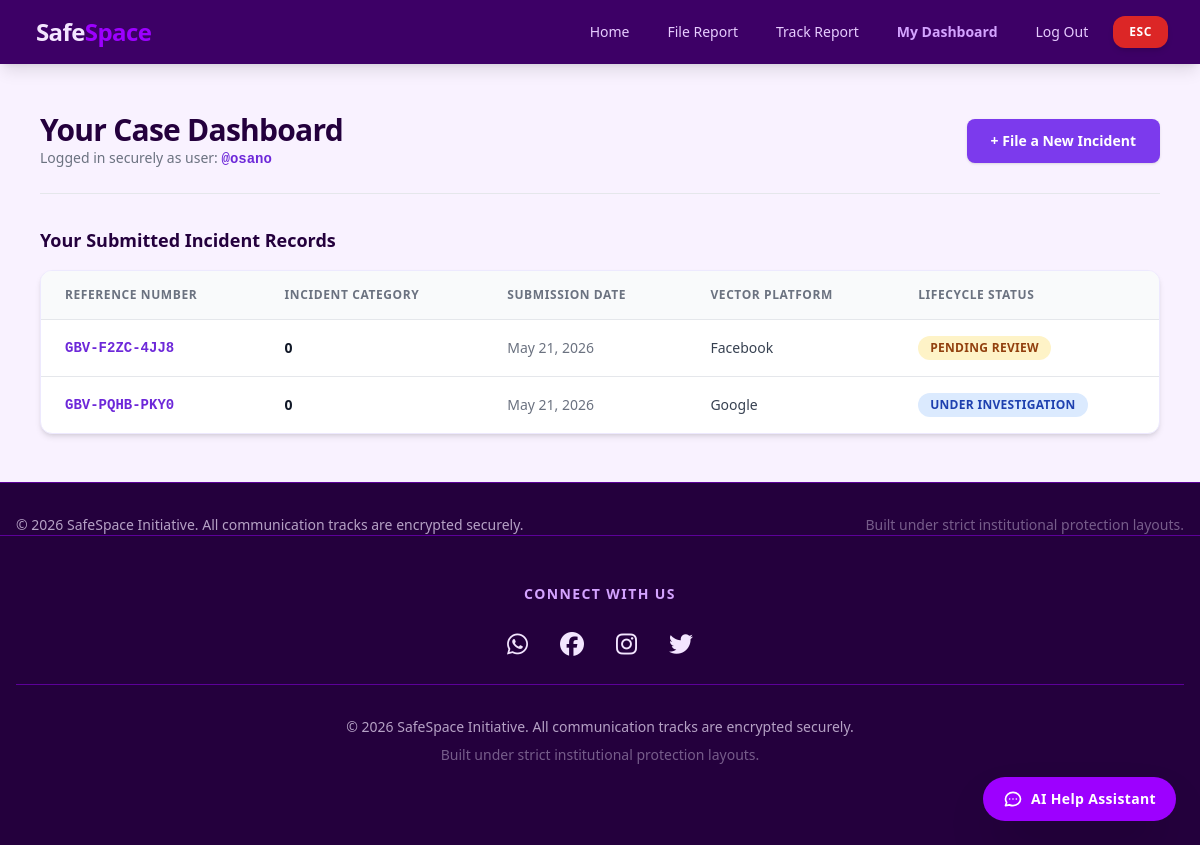
/dashboard/ (signed in), run on an earlier commit of the app's database.
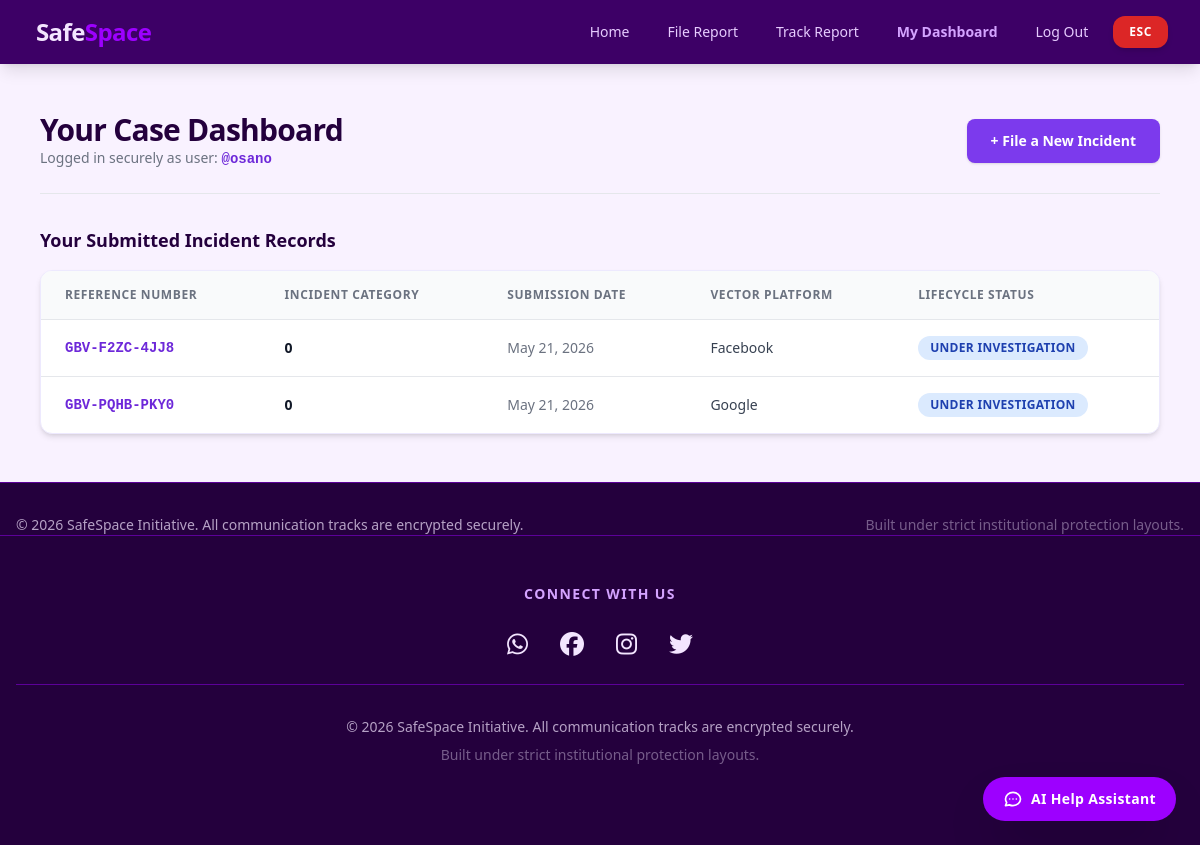
And on a later commit of the database.
### reports/models.py (models this page shows, shortened)
class IncidentReport(models.Model):
    CATEGORY_CHOICES = [
        ('cyberstalking', 'Cyberstalking & Harassment'),
        ('doxing', 'Non-Consensual Image Sharing / DoXing'),
        ('impersonation', 'Impersonation & Identity Theft'),
        ('threats', 'Online Threats & Hate Speech'),
        ('other', 'Other Forms of Online Abuse'),
        ('children_home_support', 'Children\'s Home Support'),
    ]
    STATUS_CHOICES = [
        ('pending', 'Pending Review'),
        ('under_review', 'Under Investigation'),
        ('action_taken', 'Action Taken / Resolved'),
        ('closed', 'Closed'),
    ]
    URGENCY_CHOICES = [
        ('low', 'Low Priority'),
        ('medium', 'Medium Priority'),
        ('high', 'High Priority'),
        ('critical', 'Critical Intervention Required'),
    ]
    LEVEL_CHOICES = [
        (0, 'Unassigned'),
        (1, 'Initial Review'),
        (2, 'Escalated/Urgent'),
        (3, 'Resolved')
    ]
    reference_number = models.CharField(max_length=14, unique=True, editable=False, db_index=True)
    case_access_pin = models.CharField(max_length=6, editable=False)
    reporter_profile = models.ForeignKey(User, on_delete=models.SET_NULL, blank=True, null=True)
    incident_category = models.CharField(max_length=100, choices=CATEGORY_CHOICES)
    description = models.TextField()
    incident_date = models.DateField(null=True, blank=True)
    platform_used = models.CharField(max_length=100)
    evidence_attachment = models.FileField(upload_to='evidence/%Y/%m/%d/', blank=True, null=True)
    level = models.IntegerField(choices=LEVEL_CHOICES, default=0)
    assigned_department = models.ForeignKey(Department, on_delete=models.SET_NULL, null=True, blank=True)
    assigned_to = models.ForeignKey(User, on_delete=models.SET_NULL, null=True, blank=True, related_name='assigned_cases')
    assigned_home = models.ForeignKey(ChildrensHome, on_delete=models.SET_NULL, null=True, blank=True)
    reporter_type = models.CharField(max_length=20, default='self')
    allow_contact = models.BooleanField(default=False)
    gender = models.CharField(max_length=5, default='P')
    age_group = models.CharField(max_length=10, blank=True, null=True)
    disability = models.CharField(max_length=20, default='none')
    reporter_name = models.CharField(max_length=100, blank=True, null=True)
    reporter_email = models.EmailField(blank=True, null=True)
    reporter_phone = models.CharField(max_length=20, blank=True, null=True)
    ai_classified_category = models.CharField(max_length=50, blank=True, null=True)
    ai_urgency_score = models.CharField(max_length=20, choices=URGENCY_CHOICES, default='low')
    ai_research_insights = models.TextField(blank=True, null=True)
    status = models.CharField(max_length=20, choices=STATUS_CHOICES, default='pending')
    admin_notes = models.TextField(blank=True, null=True)
    created_at = models.DateTimeField(auto_now_add=True)
    updated_at = models.DateTimeField(auto_now=True)

### core/views.py (the view)
# urls.py: path('dashboard/', views.user_dashboard, name='user_dashboard'),
@login_required
def user_dashboard(request):
    user_reports = IncidentReport.objects.filter(reporter_profile=request.user).order_by('-created_at')
    return render(request, 'reports/dashboard.html', {'reports': user_reports})

### reports/templates/reports/dashboard.html (shortened to what this page needs)
{% extends 'base.html' %}
{% block content %}
<div class="max-w-6xl mx-auto px-4 py-12 space-y-8">
    <div class="flex flex-col sm:flex-row sm:items-center sm:justify-between gap-4 border-b border-gray-200 pb-6">
        <div>
            <h1 class="text-3xl font-black text-velvet-900 tracking-tight">Your Case Dashboard</h1>
            <p class="text-sm text-gray-500">Logged in securely as user: <span class="font-mono text-violet-700 font-bold">@{{ request.user.username }}</span></p>
        </div>
        <a href="{% url 'file_report' %}" class="bg-violet-600 hover:bg-violet-700 text-white font-bold py-3 px-6 rounded-lg text-sm shadow transition shrink-0 text-center">
            + File a New Incident
        </a>
    </div>
    <div class="space-y-4">
        <h2 class="text-lg font-bold text-velvet-900">Your Submitted Incident Records</h2>
        {% if reports %}
            <div class="overflow-x-auto bg-white rounded-xl shadow-md border border-violet-100">
                <table class="min-w-full divide-y divide-gray-200 text-left text-sm">
                    <thead class="bg-gray-50 text-xs uppercase font-bold text-gray-500 tracking-wider">
                        <tr>
                            <th class="px-6 py-4">Reference Number</th>
                            <th class="px-6 py-4">Incident Category</th>
                            <th class="px-6 py-4">Submission Date</th>
                            <th class="px-6 py-4">Vector Platform</th>
                            <th class="px-6 py-4">Lifecycle Status</th>
                        </tr>
                    </thead>
                    <tbody class="divide-y divide-gray-200 font-medium">
                        {% for report in reports %}
                            <tr class="hover:bg-violet-50/40 transition">
                                <td class="px-6 py-4 font-mono font-bold text-violet-700 select-all">{{ report.reference_number }}</td>
                                <td class="px-6 py-4 text-gray-900 font-semibold">{{ report.get_incident_category_display }}</td>
                                <td class="px-6 py-4 text-gray-500">{{ report.created_at|date:"M d, Y" }}</td>
                                <td class="px-6 py-4 text-gray-700 capitalize">
                                    {% if report.platform_used %}
                                        {{ report.platform_used }}
                                    {% else %}
                                        <span class="text-gray-400 italic text-xs">Direct Report</span>
                                    {% endif %}
                                </td>
                                <td class="px-6 py-4">
                                    <span class="inline-block px-3 py-1 rounded-full text-xs font-bold uppercase tracking-wide
                                        {% if report.status == 'pending' %} bg-amber-100 text-amber-800
                                        {% elif report.status == 'under_review' %} bg-blue-100 text-blue-800
                                        {% elif report.status == 'action_taken' %} bg-green-100 text-green-800
                                        {% else %} bg-gray-100 text-gray-800 {% endif %}">
                                        {{ report.get_status_display }}
                                    </span>
                                </td>
                            </tr>
                        {% endfor %}
                    </tbody>
                </table>
            </div>
        {% endif %}
    </div>
</div>
{% endblock %}

What changed in the data, as far as the page shows it:
changed IncidentReport "GBV-F2ZC-4JJ8": status "PENDING REVIEW" → "UNDER INVESTIGATION"
